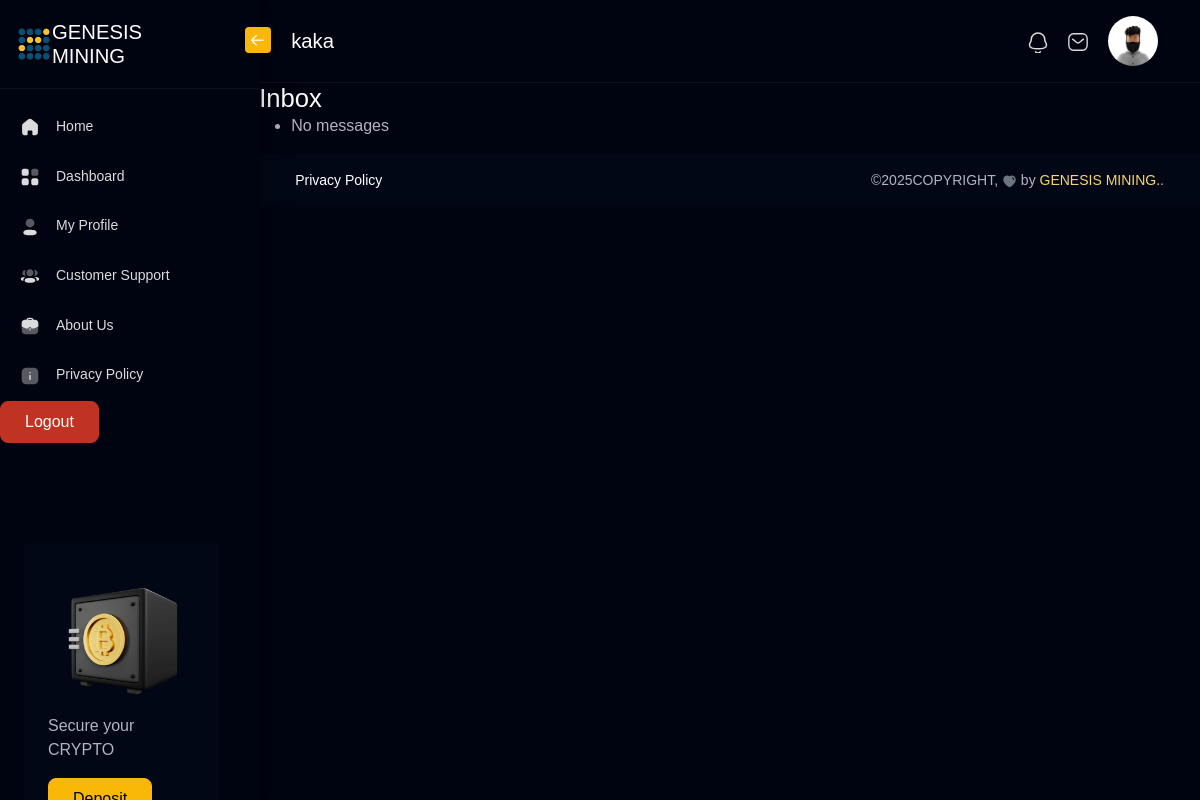
The app's page /support/inbox/ (signed in), older data.
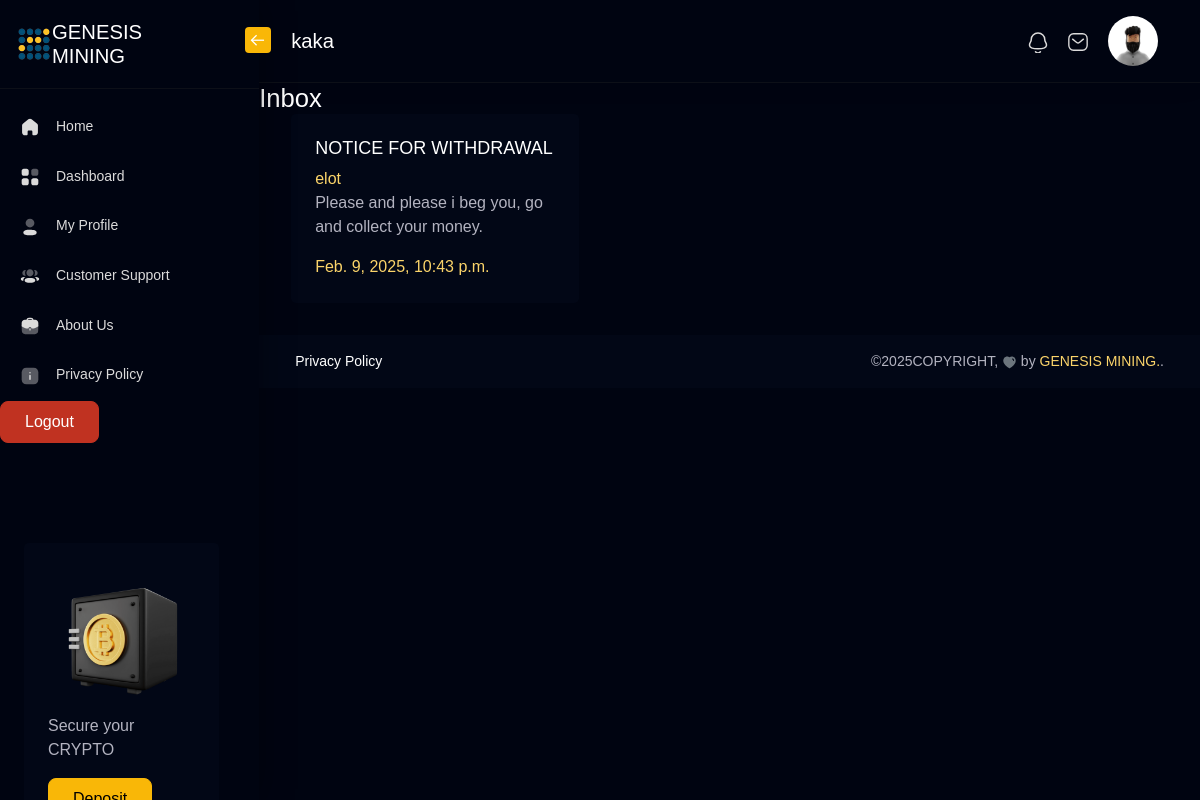
The same page, newer data.
### user_profiles/models.py (models this page shows, shortened)
class UserProfile(models.Model):
    user = models.OneToOneField(User, on_delete=models.CASCADE, related_name='user_profile')
    profile_picture = models.ImageField(
        upload_to='profile_pictures/',
        default='profile_pictures/01.png',  # Path to your default avatar
        blank=True,
        null=True,
    )

### support/models.py (models this page shows, shortened)
class Message(models.Model):
    sender = models.ForeignKey(User, on_delete=models.CASCADE, related_name='sent_messages')
    recipient = models.ForeignKey(User, on_delete=models.CASCADE, related_name='received_messages')
    subject = models.CharField(max_length=255)
    body = models.TextField()
    timestamp = models.DateTimeField(auto_now_add=True)
    is_read = models.BooleanField(default=False)

### support/views.py (the view)
# urls.py: path('inbox/', views.inbox, name='inbox'),
@login_required
def inbox(request):
    messages_received = Message.objects.filter(recipient=request.user).order_by('-timestamp')
    return render(request, 'support/inbox.html', {'messages_received': messages_received})

### support/templates/support/inbox.html
{% extends 'pages/base.html' %}
{% block content %}
<h2>Inbox</h2>
<ul>
    {% for message in messages_received %}
    <li  class="card" style="width: 18rem;">
        <div class="card-body">
            <h5 class="card-title">{{ message.subject }}</h5>
            <a href="#" class="card-link">{{ message.sender.username }}</a>
            <p class="card-text">{{ message.body }}</p>
            <a href="#" class="card-link">{{ message.timestamp }}</a>
        </div>
    </li>
    {% empty %}
    <li>No messages</li>
    {% endfor %}
</ul>
{% endblock %}

### pages/templates/pages/base.html (shortened to what this page needs)
<!doctype html>
{% load static %}
<html lang="en" data-bs-theme="dark">
  <head>
      <link rel="stylesheet" href="{% static 'pages/css/core/libs.min.css' %}">
      <link rel="stylesheet" href="{% static 'pages/css/coinex.min.css' %}">
      <link rel="stylesheet" href="{% static 'pages/css/custom.min.css' %}">
 </head>
  <body class=" ">
    <aside class="sidebar sidebar-default navs-rounded ">
        <div class="sidebar-header d-flex align-items-center justify-content-start">
            <a href="{% url 'pages:index' %}" class="navbar-brand dis-none align-items-center">
                <img src="{% static 'pages/images/logo.png' %}" class="img-fluid " alt="logo">                          <h4 class="logo-title m-0">GENESIS<br>MINING</h4>
            </a>
            <div class="sidebar-toggle" data-toggle="sidebar" data-active="true">
                <i class="icon">
                    <svg width="20" viewbox="0 0 24 24" fill="none" xmlns="http://www.w3.org/2000/svg">
                        <path d="M4.25 12.2744L19.25 12.2744" stroke="currentColor" stroke-width="1.5"></path>
                        <path d="M10.2998 18.2988L4.2498 12.2748L10.2998 6.24976" stroke="currentColor" stroke-width="1.5"></path>
                    </svg>
                </i>
            </div>
        </div>
        <div class="sidebar-body p-0 data-scrollbar">
            <div class="navbar-collapse pe-3" id="sidebar">
                <ul class="navbar-nav iq-main-menu">
                    <li class="nav-item ">
                        <a class="nav-link " aria-current="page" href="{% url 'pages:index' %}">
                            <i class="icon">
                            </i>
                            <span class="item-name">Home</span>
                        </a>
                    </li>
              {% if request.user.is_authenticated %}
                    <li class="nav-item ">
                        <a class="nav-link " aria-current="page" href="{% url 'pages:dashboard' %}">
                            <i class="icon">
                            </i>
                            <span class="item-name">Dashboard</span>
                        </a>
                    </li>
                    <li class="nav-item ">
                        <a class="nav-link " aria-current="page" href="{% url 'pages:my_profile' %}">
                            <i class="icon">
                            </i>
                            <span class="item-name">My Profile</span>
                        </a>
                    </li>
                    <li class="nav-item ">
                        <a class="nav-link " aria-current="page" href="{% url 'pages:customer_support' %}">
                            <i class="icon">
                            </i>
                            <span class="item-name">Customer Support</span>
                        </a>
                    </li>
              {% endif %}
                              <li class="nav-item ">
                                <a class="nav-link " aria-current="page" href="{% url 'pages:about' %}">
                                    <i class="icon">
                                    </i>
                                    <span class="item-name">About Us</span>
                                </a>
                            </li>
                            <li class="nav-item ">
                                <a class="nav-link " aria-current="page" href="{% url 'pages:privacy_policy'%}">
                                    <i class="icon">
                                    </i>
                                    <span class="item-name">Privacy Policy</span>
                                </a>
                            </li>
              {% if request.user.is_authenticated %}
                    <form action="{% url 'UserApp:logout' %}" method="post" class="nav-item" style="display:inline;">
                      <button type="submit" class="btn btn-danger">Logout</button>
                    </form>
              {% else %}
                    <li><hr class="hr-horizontal"></li>
              {% endif %}
            <div id="sidebar-footer" class="position-relative sidebar-footer">
                {% if request.user.is_authenticated %}
                    <div class="card mx-4">
                        <div class="card-body">
                            <div class="sidebarbottom-content">
                                <div class="image">
                                    <img src="{% static 'pages/images/coins/13.png' %}" alt="User-Profile" class="img-fluid">
                                </div>
                                <p class="mb-0">Secure your CRYPTO</p>
                                <button type="button" class="btn btn-primary mt-3">Deposit</button>
                            </div>
                        </div>
                    </div>
                {%endif%}
            </div>
        </div>
    </aside>    <main class="main-content">
      <div class="position-relative">
        <nav class="nav navbar navbar-expand-lg navbar-light iq-navbar border-bottom pb-lg-3  pt-lg-3 ">
          <div class="container-fluid navbar-inner">
          {% if request.user.is_authenticated %}
            <h4 class="title">
              {{ user.username }}
            </h4>
          {% else %}
            <h4 class="title">
              Join US
            </h4>
          {% endif %}
            <div class="collapse navbar-collapse" id="navbarSupportedContent">
              <ul class="navbar-nav ms-auto navbar-list mb-2 mb-lg-0 align-items-center">
                <li class="nav-item dropdown">
        {% if request.user.is_authenticated %}
                  <a  class="nav-link"  >
                  </a>
                </li>
                <li class="nav-item dropdown">
                  <a href="{% url 'support:inbox' %}" class="nav-link" >
                  </a>
                </li>
                        <li class="nav-item dropdown">
                          <a class="nav-link py-0 d-flex align-items-center" href="#" id="navbarDropdown" role="button" data-bs-toggle="dropdown" aria-expanded="false">
                            <img src="{{ user.user_profile.profile_picture.url }}" alt="" class="img-fluid avatar avatar-50 avatar-rounded">
                          </a>
                        </li>
  {% endif %}
              </ul>
            </div>
          </div>
        </nav>
      </div>
   {% block content %}{% comment %} GO FUCKING CRAZY GODSPLAN ITS 2025☣ Mean The THUNDER YOU ARE! ⚡ {% endcomment %}{% endblock %}
      <footer class="footer">
          <div class="footer-body gap-2">
              <ul class="left-panel list-inline mb-0 p-0">
                  <li class="list-inline-item me-2"><a href="{% url 'pages:privacy_policy' %}" class="text-white">Privacy Policy</a></li>
              </ul>
              <div class="right-panel text-center">
                  ©<script>document.write(new Date().getFullYear())</script>COPYRIGHT,
                  <span class="text-gray">
                  </span> by <a href="{% url 'pages:index' %}" target="_blank">GENESIS MINING.</a>.
              </div>
          </div>
      </footer>    </main>
    <script src="{% static 'pages/js/gsap.js' %}"></script>  </body>
</html>

Row changes from the older to the newer data that the page shows:
added Message: subject "NOTICE FOR WITHDRAWAL", sender.username "elot", body "Please and please i beg you, go and collect your money.", timestamp "Feb. 9, 2025, 10:43 p.m."
Text that changed along with them:
text no longer shown: "No messages"
